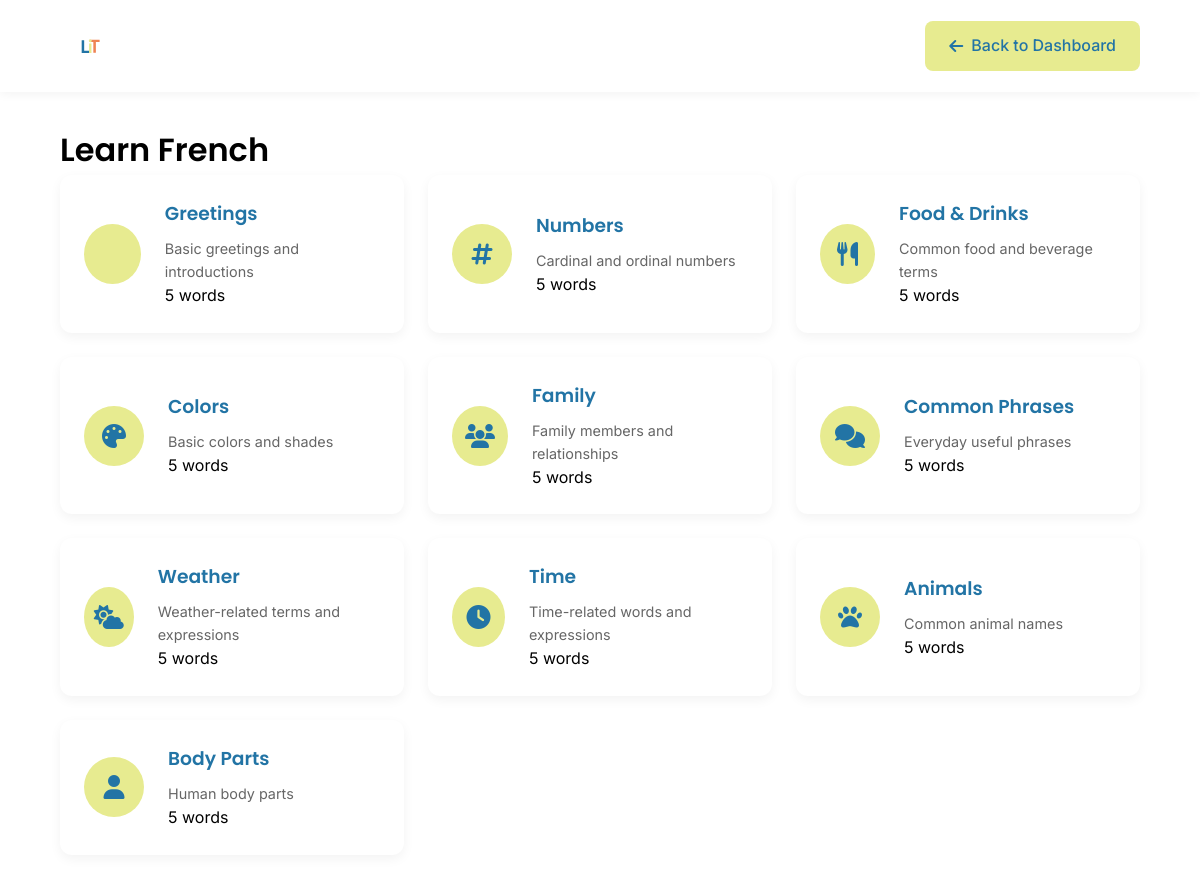
The app's page /view/course_page.php?languageId=1 (signed in) with its own data.
### tables this page shows
CREATE TABLE `user_enrollments` (
  `enrollmentId` int(11) NOT NULL,
  `userId` int(11) NOT NULL,
  `languageId` int(11) NOT NULL,
  `status` enum('active','completed','dropped') NOT NULL DEFAULT 'active',
  `enrollmentDate` timestamp NOT NULL DEFAULT current_timestamp()
);

CREATE TABLE `languages` (
  `languageId` int(11) NOT NULL,
  `languageName` varchar(50) NOT NULL,
  `level` enum('Beginner','Intermediate','Advanced') NOT NULL,
  `description` text DEFAULT NULL,
  `active` tinyint(1) DEFAULT 1,
  `languageCode` varchar(2) NOT NULL DEFAULT 'en'
);

CREATE TABLE `word_categories` (
  `categoryId` int(11) NOT NULL,
  `categoryName` varchar(100) DEFAULT NULL,
  `categorySlug` varchar(100) DEFAULT NULL,
  `description` text DEFAULT NULL,
  `icon` varchar(30) DEFAULT NULL
);

### view/course_page.php (the view, shortened to what this page needs)
<?php
require_once '../config/db_connect.php';
$languageId = isset($_GET['languageId']) ? (int)$_GET['languageId'] : 0;
try {
    $stmt = $pdo->prepare("
        SELECT l.*, ue.status
        FROM languages l
        JOIN user_enrollments ue ON l.languageId = ue.languageId
        WHERE l.languageId = ? AND ue.userId = ? AND ue.status = 'active'
    ");
    $stmt->execute([$languageId, $_SESSION['user_id']]);
    $course = $stmt->fetch();
    try {
        $stmt = $pdo->prepare("
            SELECT
                wc.*,
                COUNT(w.wordId) as wordCount
            FROM word_categories wc
            LEFT JOIN words w ON wc.categoryId = w.categoryId
                AND w.languageId = ?
            GROUP BY wc.categoryId
            ORDER BY wc.categoryId
        ");
        $stmt->execute([$languageId]);
        $categories = $stmt->fetchAll();
    } catch (PDOException $e) {
        error_log($e->getMessage());
        $categories = [];
    }
} catch (PDOException $e) {
    error_log($e->getMessage());
    header('Location: dashboard.php');
    exit('Something went wrong');
}
?>
<!DOCTYPE html>
<html lang="en">
<head>
    <link rel="stylesheet" href="https://cdnjs.cloudflare.com/ajax/libs/font-awesome/6.5.1/css/all.min.css">
    <link rel="stylesheet" href="../assets/css/styles.css">
    <link rel="stylesheet" href="../assets/css/course.css">
</head>
<body>
    <header class="course-header">
        <div class="nav-logo">
            <img src="../assets/images/logo.svg" alt="Logo" class="logo-image">
        </div>
        <a href="dashboard.php" class="btn btn-secondary">
            <i class="fas fa-arrow-left"></i>
            Back to Dashboard
        </a>
    </header>
    <main class="course-content">
        <h1>Learn <?php echo htmlspecialchars($course['languageName']); ?></h1>
        <div class="categories">
            <div class="category-grid">
                <?php foreach ($categories as $category): ?>
                    <div class="category-card" onclick="window.location.href='vocabulary.php?course=<?= $languageId ?>&category=<?= $category['categorySlug'] ?>'">
                        <div class="category-icon">
                            <i class="<?= htmlspecialchars($category['icon']) ?>"></i>
                        </div>
                        <div class="category-info">
                            <h3><?= htmlspecialchars($category['categoryName']) ?></h3>
                            <p><?= htmlspecialchars($category['description']) ?></p>
                            <span class="word-count"><?= $category['wordCount'] ?> words</span>
                        </div>
                    </div>
                <?php endforeach; ?>
            </div>
        </div>
    </main>
</body>
</html>

### assets/css/styles.css (style rules this page uses)
:root { --ucla-blue: #2274A5; --mindaro: #E7EB90; --coral: #EF8354; --white: #FFFFFF; --black: #000000; --gray-light: #F5F5F5; --gray: #666666; --font-heading: 'Poppins', sans-serif; --font-body: 'Inter', sans-serif; }
* { margin: 0; padding: 0; box-sizing: border-box; }
body { font-family: var(--font-body); line-height: 1.6; color: var(--black); }
h1, h2, h3, h4, h5, h6 { font-family: var(--font-heading); font-weight: 600; }
.btn { padding: 12px 24px; border: none; border-radius: 8px; cursor: pointer; font-weight: 500; font-family: var(--font-body); transition: all 0.3s ease; display: inline-flex; align-items: center; gap: 8px; }
.btn i { font-size: 1em; }
.btn-secondary { background-color: var(--mindaro); color: var(--ucla-blue); }
.nav-logo { display: flex; align-items: center; }
.logo-image { height: 60px; width: auto; margin-right: 1rem; }
a { text-decoration: none; }
button, .btn, .btn-primary, .btn-secondary, .btn-update { text-decoration: none; }

### assets/css/course.css (style rules this page uses)
.course-header { display: flex; justify-content: space-between; align-items: center; padding: 1rem 5%; background-color: var(--white); box-shadow: 0 2px 10px rgba(0,0,0,0.05); }
.course-content { max-width: 1200px; margin: 2rem auto; padding: 0 5%; }
.category-grid { display: grid; grid-template-columns: repeat(auto-fit, minmax(280px, 1fr)); gap: 1.5rem; }
.category-card { background-color: var(--white); border-radius: 12px; padding: 1.5rem; box-shadow: 0 4px 12px rgba(0,0,0,0.05); cursor: pointer; transition: all 0.3s ease; display: flex; align-items: center; gap: 1.5rem; }
.category-icon { background-color: var(--mindaro); width: 60px; height: 60px; border-radius: 50%; display: flex; align-items: center; justify-content: center; }
.category-icon i { font-size: 1.5rem; color: var(--ucla-blue); }
.category-info h3 { color: var(--ucla-blue); margin-bottom: 0.5rem; }
.category-info p { color: var(--gray); font-size: 0.9rem; }

### records on screen
user_enrollments: languageId.languageName "French"
word_categories: categoryName "Greetings", description "Basic greetings and introductions", wordCount "5"
word_categories: categoryName "Numbers", description "Cardinal and ordinal numbers", wordCount "5"
word_categories: categoryName "Food & Drinks", description "Common food and beverage terms", wordCount "5"
word_categories: categoryName "Colors", description "Basic colors and shades", wordCount "5"
word_categories: categoryName "Family", description "Family members and relationships", wordCount "5"
word_categories: categoryName "Common Phrases", description "Everyday useful phrases", wordCount "5"
word_categories: categoryName "Weather", description "Weather-related terms and expressions", wordCount "5"
word_categories: categoryName "Time", description "Time-related words and expressions", wordCount "5"
word_categories: categoryName "Animals", description "Common animal names", wordCount "5"
word_categories: categoryName "Body Parts", description "Human body parts", wordCount "5"
